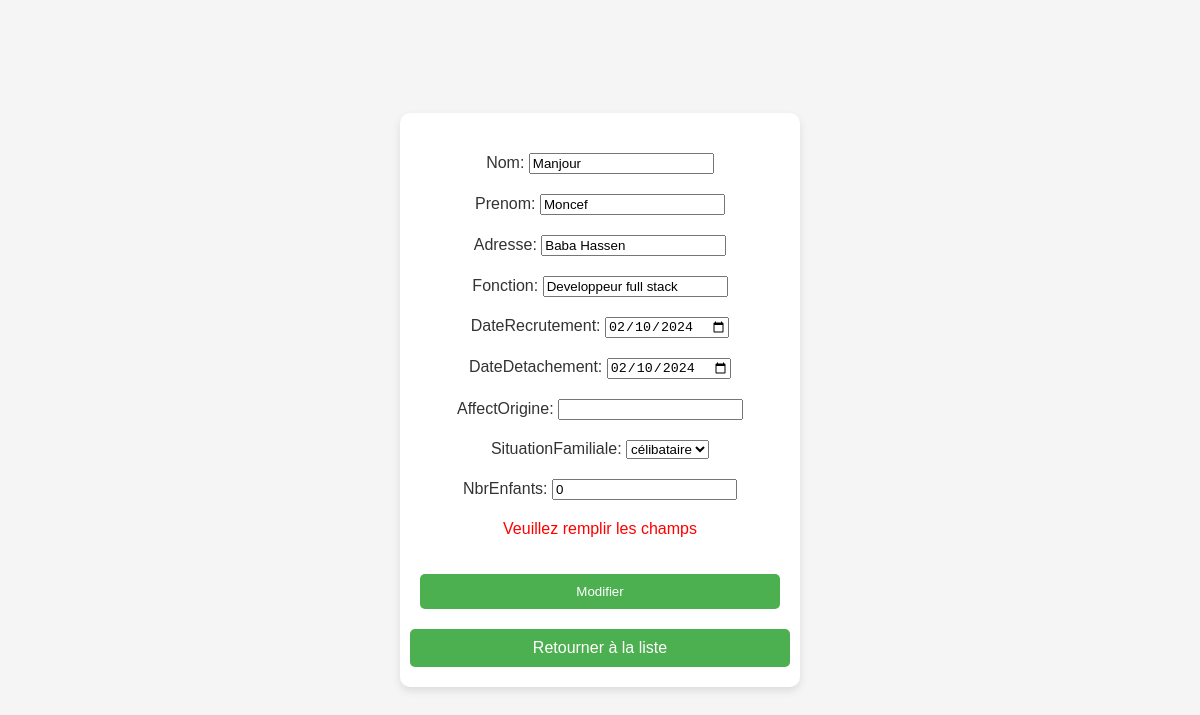
Screenshot of /update/6/ with the database file from the repository.
### app/models.py (models this page shows, shortened)
class Employe(models.Model):
    CHOICES = {
        ('marié', 'marié(e)'),
        ('divorcé', 'divorcé(e)'),
        ('célibataire', 'célibataire'),
        ('veuf', 'veuf(ve)')
    }
    CODES = {
        ('T', 'T'), ('R', 'R'), ('1', '1'), ('I', 'I'), ('2', '2'), ('M', 'M'), ('A', 'A'), ('6', '6'), ('7', '7'),
        ('8', '8'), ('9', '9'), ('C', 'C'), ('Cr', 'Cr'),
    }
    matricule = models.PositiveIntegerField(primary_key = True)
    nom = models.CharField(max_length = 100)
    prenom = models.CharField(max_length = 100)
    adresse = models.CharField(max_length = 200, null=True)
    fonction = models.CharField(max_length = 100, null=True)
    dateRecrutement = models.DateField(null=True)
    dateDetachement = models.DateField(null=True)
    affectOrigine = models.CharField(max_length = 100, null=True)
    situationFamiliale = models.CharField(max_length = 100, choices= CHOICES, null=True)
    nbrEnfants = models.PositiveIntegerField(null=True)
    dernierPointage = models.CharField(max_length = 2, choices=CODES, default=None, null=True)
    dateDernierPointage = models.DateField(null=True, default = None)

### app/views.py (the view)
# urls.py: path('update/<str:pk>/', views.update_employe, name='employe-update'),
def update_employe(request, pk):
    emp = Employe.objects.get(matricule=pk)
    matricule = emp.matricule
    nom = emp.nom
    prenom = emp.prenom
    if request.method == 'POST':
        form = EmployeFormUpdate(request.POST, instance=emp)
        if form.is_valid():
            change_sheet_values(matricule, nom, prenom, request.POST)
            form.save()
            return redirect('employe-detail', pk=pk)
        else:
            form = EmployeFormUpdate()
            msg = 'Veuillez remplir les champs'
            return render(request, 'update.html', {'form': form, 'message': msg, 'matricule': pk})
    else:
        form = EmployeFormUpdate(instance=emp)
        msg = 'Veuillez remplir les champs'
        return render(request, 'update.html', {'form': form, 'message': msg, 'matricule': pk})

### app/forms.py
class EmployeFormUpdate(forms.ModelForm):
    class Meta:
        model = Employe
        fields = '__all__'
        exclude = ['matricule', 'dateDernierPointage','dernierPointage']
        widgets = {
            'dateRecrutement': DateInput(),
            'dateDetachement': DateInput()
        }
    def __init__(self, *args, **kwargs):
        super().__init__(*args, **kwargs)
        self.fields['fonction'].required = False
        self.fields['adresse'].required = False
        self.fields['dateRecrutement'].required = False
        self.fields['dateDetachement'].required = False
        self.fields['situationFamiliale'].required = False
        self.fields['affectOrigine'].required = False
        self.fields['nbrEnfants'].required = False

### app/templates/update.html (shortened to what this page needs)
<!DOCTYPE html>
<html lang="en">
<head>
</head>
<body>
    <form action="" method="POST">
        {{ form.as_p }}
        <p style="color: red">{{ message }}</p>
        <div class="button-cont">
            <button type="submit">Modifier</button>
            <a href="{% url 'employe-detail' matricule %}">Retourner à la liste</a>
        </div>
    </form>
</body>
</html>

### app/templates/update.html (style rules this page uses)
body { font-family: 'Arial', sans-serif; margin: 0; padding: 0; display: flex; align-items: center; justify-content: center; min-height: 100vh; background-color: #f5f5f5; }
form { background-color: #fff; box-shadow: 0 4px 8px rgba(0, 0, 0, 0.1); border-radius: 10px; overflow: hidden; max-width: 400px; width: 100%; padding: 20px; box-sizing: border-box; transition: transform 0.3s ease; }
form button, form a { display: inline-block; background-color: #4CAF50; color: white; text-align: center; text-decoration: none; padding: 10px; margin-top: 20px; border-radius: 5px; transition: background-color 0.3s ease; cursor: pointer; width: 100%; border: none; }
form p { text-align: center; color: #333; margin-top: 20px; }
.button-cont { display: flex; justify-content: center; align-items: center; flex-direction: column; }

### rows the page displays
Employe: nom "Manjour", prenom "Moncef", adresse "Baba Hassen", fonction "Developpeur full stack", dateRecrutement "02/10/2024", dateDetachement "02/10/2024", situationFamiliale "célibataire", nbrEnfants "0"

### other values shown
{{ message }} "Veuillez remplir les champs"
